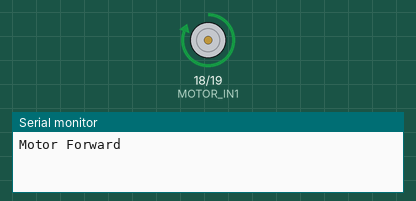
Simulated run of this sketch. Board: Arduino Uno, built with avr-gcc and run on an emulated ATmega328P. On the bench: motor-driver pin pairs drawn as motors (green arrow = first pin HIGH = forward, orange = second pin HIGH = backward, longer = more drive, scaled by the enable pin), the last lines printed to the serial monitor.

Above: at 1.0 s.
At 5.0 s:
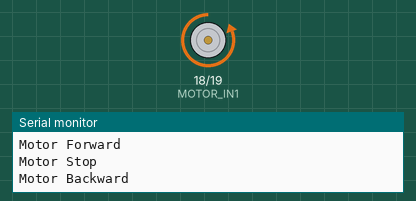
At 7.0 s:
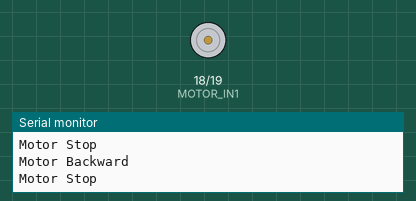
Timing chart, 0 to 10.4 s (numbered marks = the images above):
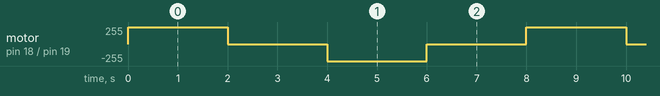

Measured:
- by itself, motor on pin 18 (MOTOR_IN1) / pin 19 (MOTOR_IN2): repeats every 8.0 s: stopped 2.0 s, backward 255/255 2.0 s, stopped 2.0 s, forward 255/255 2.0 s

The sketch:

MOTOR_DRIVER.ino
```cpp
#define MOTOR_IN1 18
#define MOTOR_IN2 19
#define MOTOR_EN 5


void setup() {
  Serial.begin(115200);
  pinMode(MOTOR_IN1,OUTPUT);
  pinMode(MOTOR_IN2,OUTPUT);
  pinMode(MOTOR_EN,OUTPUT);

  digitalWrite(MOTOR_IN1,LOW);
  digitalWrite(MOTOR_IN2,LOW);
  analogWrite(MOTOR_EN,255);
}

void loop() {
  // Rotate Motor Forward
  Serial.println("Motor Forward");
  digitalWrite(MOTOR_IN1, HIGH);
  digitalWrite(MOTOR_IN2, LOW);
  delay(2000); // Run forward for 2 seconds

   // Stop the Motor
  Serial.println("Motor Stop");
  digitalWrite(MOTOR_IN1, LOW);
  digitalWrite(MOTOR_IN2, LOW);
  delay(2000); // Pause for 2 seconds

  // Rotate Motor Backward
  Serial.println("Motor Backward");
  digitalWrite(MOTOR_IN1, LOW);
  digitalWrite(MOTOR_IN2, HIGH);
  delay(2000); // Run backward for 2 seconds

  // Stop the Motor
  Serial.println("Motor Stop");
  digitalWrite(MOTOR_IN1, LOW);
  digitalWrite(MOTOR_IN2, LOW);
  delay(2000); // Pause for 2 seconds
}
```
